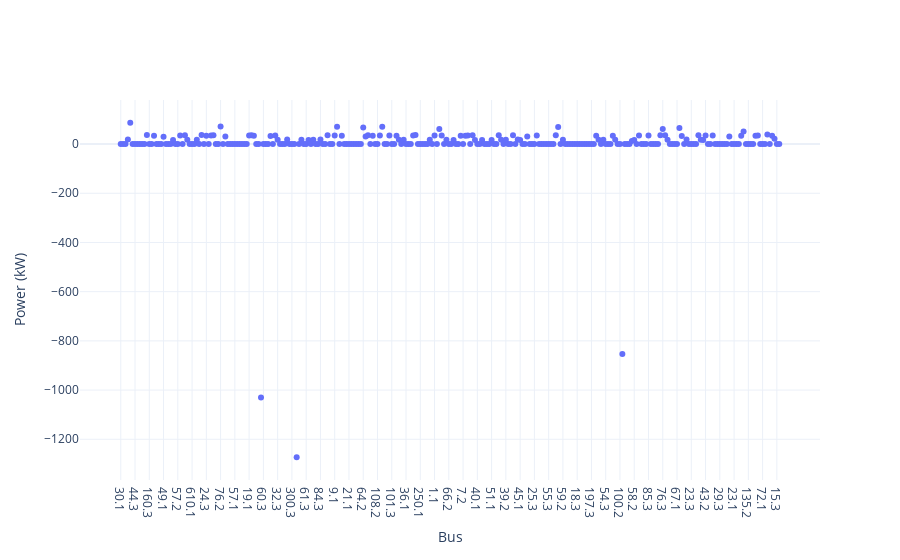

Source (notebook cell):
### Code cell
true = true_powers.loc[ts]

fig = make_subplots(rows=1, cols=1)
fig.add_trace(
    go.Scatter(name="feeder", x=true.index, y=true.values.real, mode="markers"),
    row=1,
    col=1,
)
fig.update_layout(template="plotly_white")
fig.update_yaxes(title_text="Power (kW)", row=1, col=1)
fig.update_xaxes(title_text="Bus", row=1, col=1)

fig.show()

### Figure 1 — Plotly figure (JSON) as saved in the notebook; plotly's stock layout.template omitted (floating-point values rounded to 4 significant figures; data arrays with more than 128 entries replaced by an {"elided": "..."} marker saying what was removed)
{"data": [{"mode": "markers", "name": "feeder", "type": "scatter", "x": {"elided": "278 str values"}, "xaxis": "x", "y": {"elided": "278 float values"}, "yaxis": "y"}], "layout": {"xaxis": {"anchor": "y", "domain": [0, 1], "title": {"text": "Bus"}}, "yaxis": {"anchor": "x", "domain": [0, 1], "title": {"text": "Power (kW)"}}}}
